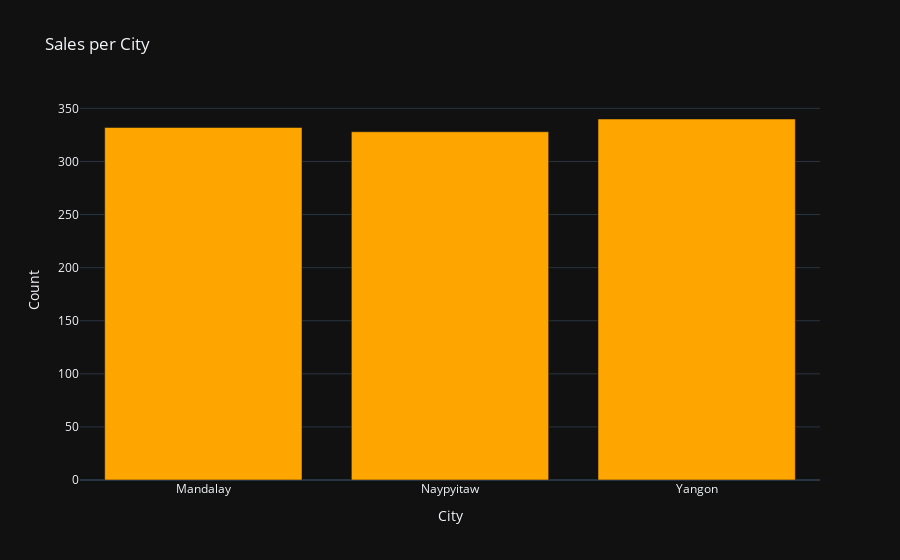

The code cell stored with this chart in its notebook:
### Markdown cell above
When it comes to sales based on Product Line Categories across all branches,Fashion accessories were the most sold at 17.8%(178) followed by Food and beverages at 17.4%(174) then Electronic accessories at 17%(170).Sports and travel items came in at fourth position with 16.6%(166) follwed by Health and lifestyle products at 16%(160) and the product that had it's sales lowest among the other categories was product line under Health and beauty at 15.2% (152).

Worth noting is how the distribution of these products fell between 17% as the most sold and 15% as the least sold.

### Code cell
#Calculating the supermarket gross income based on the city it's in
avgyearlysales=data.groupby('City')['gross income'].count().to_dict()
df_yearsales=pd.DataFrame(list(avgyearlysales.items()),columns=['City','Count'])
fig=px.bar(df_yearsales,
          x='City',
          y='Count',
          title=' Sales per City',
          color_discrete_sequence=["Orange"],template='plotly_dark')
fig.show()

### Figure 1 — Plotly figure (JSON) as saved in the notebook; plotly's stock layout.template omitted (floating-point values rounded to 4 significant figures)
{"data": [{"alignmentgroup": "True", "hovertemplate": "City=%{x}<br>Count=%{y}<extra></extra>", "legendgroup": "", "marker": {"color": "Orange", "pattern": {"shape": ""}}, "name": "", "offsetgroup": "", "orientation": "v", "showlegend": false, "textposition": "auto", "type": "bar", "x": ["Mandalay", "Naypyitaw", "Yangon"], "xaxis": "x", "y": [332, 328, 340], "yaxis": "y"}], "layout": {"barmode": "relative", "legend": {"tracegroupgap": 0}, "title": {"text": " Sales per City"}, "xaxis": {"anchor": "y", "domain": [0, 1], "title": {"text": "City"}}, "yaxis": {"anchor": "x", "domain": [0, 1], "title": {"text": "Count"}}}}
